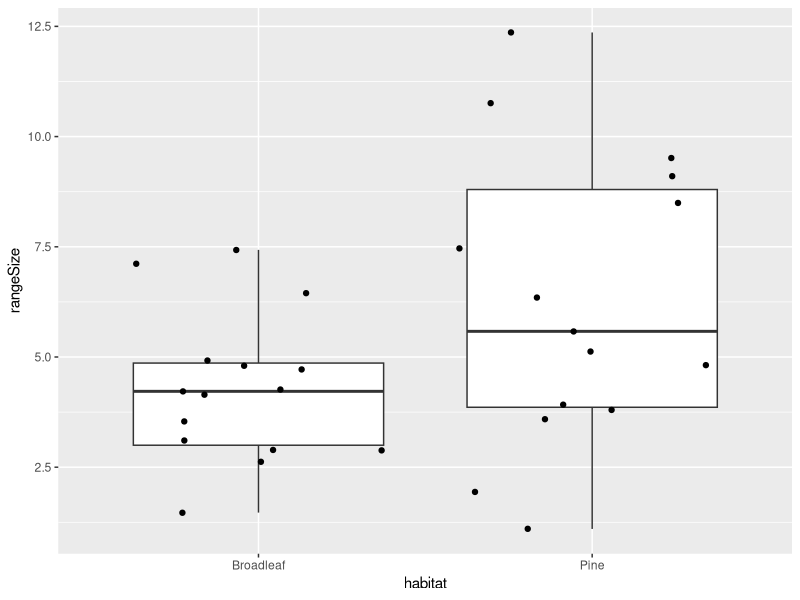

Here is the R script that generated this plot:
## ---- chunk 1
library(tidyverse)
library(ggfortify)

options(dplyr.summarise.inform = FALSE)
## ---- chunk 2
set.seed(123)
birdRangeSize <- data.frame(birdID = 1:30,
                            habitat = rep(c("Broadleaf", "Pine"),each = 15)) %>% 
  mutate(rangeSize = round(c(rnorm(15,4,2),rnorm(15,7,3)),3))
  birdRangeSize
## ---- chunk 3
ggplot(birdRangeSize,aes(x = habitat, y = rangeSize)) + geom_boxplot() + geom_jitter()
## ---- chunk 4

## ---- chunk 5
set.seed(23)
ss <- 8
runningSquirrels <- data.frame(tagNumber = sample(100:500, size = ss)) %>% 
  mutate(speed = round(rnorm(ss,3.14,1),3))
